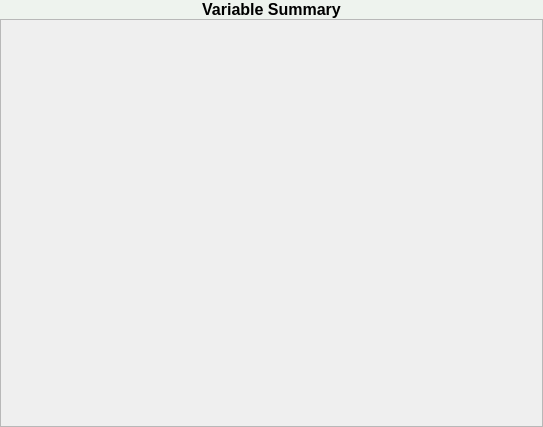
<?xml version="1.0" encoding="UTF-8"?>
<ui version="4.0">
 <class>NewGeneVariableSummary</class>
 <widget class="QWidget" name="NewGeneVariableSummary">
  <property name="geometry">
   <rect>
    <x>0</x>
    <y>0</y>
    <width>543</width>
    <height>427</height>
   </rect>
  </property>
  <property name="windowTitle">
   <string>Form</string>
  </property>
  <layout class="QVBoxLayout" name="verticalLayout">
   <property name="spacing">
    <number>0</number>
   </property>
   <property name="leftMargin">
    <number>0</number>
   </property>
   <property name="topMargin">
    <number>0</number>
   </property>
   <property name="rightMargin">
    <number>0</number>
   </property>
   <property name="bottomMargin">
    <number>0</number>
   </property>
   <item>
    <widget class="QLabel" name="label">
     <property name="autoFillBackground">
      <bool>false</bool>
     </property>
     <property name="styleSheet">
      <string notr="true">QLabel
{
	background-color : #EEF3EE;
	font-weight: bold;
	font-size: 16px;
}</string>
     </property>
     <property name="text">
      <string>Variable Summary</string>
     </property>
     <property name="alignment">
      <set>Qt::AlignCenter</set>
     </property>
     <property name="textInteractionFlags">
      <set>Qt::NoTextInteraction</set>
     </property>
    </widget>
   </item>
   <item>
    <widget class="QScrollArea" name="scrollArea">
     <property name="widgetResizable">
      <bool>true</bool>
     </property>
     <widget class="NewGeneVariableSummaryScrollArea" name="scrollAreaWidgetContents">
      <property name="geometry">
       <rect>
        <x>0</x>
        <y>0</y>
        <width>541</width>
        <height>406</height>
       </rect>
      </property>
     </widget>
    </widget>
   </item>
  </layout>
 </widget>
 <customwidgets>
  <customwidget>
   <class>NewGeneVariableSummaryScrollArea</class>
   <extends>QWidget</extends>
   <header>newgenevariablesummaryscrollarea.h</header>
   <container>1</container>
  </customwidget>
 </customwidgets>
 <resources/>
 <connections/>
</ui>
